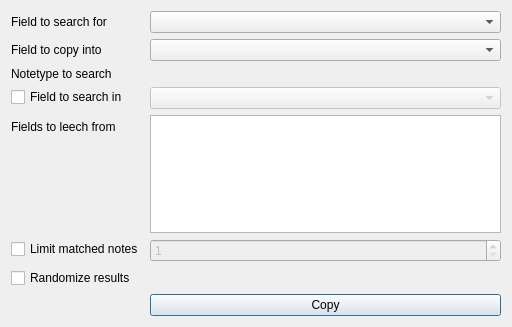
<?xml version="1.0" encoding="UTF-8"?>
<ui version="4.0">
 <class>Dialog</class>
 <widget class="QDialog" name="Dialog">
  <property name="geometry">
   <rect>
    <x>0</x>
    <y>0</y>
    <width>512</width>
    <height>327</height>
   </rect>
  </property>
  <property name="windowTitle">
   <string>Dialog</string>
  </property>
  <layout class="QFormLayout" name="formLayout_2">
   <item row="0" column="0">
    <widget class="QLabel" name="label_5">
     <property name="text">
      <string>Field to search for</string>
     </property>
    </widget>
   </item>
   <item row="0" column="1">
    <widget class="QComboBox" name="searchFieldComboBox"/>
   </item>
   <item row="1" column="0">
    <widget class="QLabel" name="label_6">
     <property name="text">
      <string>Field to copy into</string>
     </property>
    </widget>
   </item>
   <item row="1" column="1">
    <widget class="QComboBox" name="copyIntoFieldComboBox"/>
   </item>
   <item row="2" column="0">
    <widget class="QLabel" name="label_2">
     <property name="text">
      <string>Notetype to search</string>
     </property>
    </widget>
   </item>
   <item row="2" column="1">
    <widget class="QWidget" name="notetypeChooser" native="true"/>
   </item>
   <item row="4" column="0">
    <widget class="QLabel" name="label_4">
     <property name="text">
      <string>Fields to leech from</string>
     </property>
    </widget>
   </item>
   <item row="6" column="0">
    <widget class="QCheckBox" name="matchedNotesLimitCheckBox">
     <property name="text">
      <string>Limit matched notes</string>
     </property>
    </widget>
   </item>
   <item row="6" column="1">
    <widget class="QSpinBox" name="matchedNotesSpinBox">
     <property name="enabled">
      <bool>false</bool>
     </property>
     <property name="minimum">
      <number>1</number>
     </property>
    </widget>
   </item>
   <item row="8" column="1">
    <widget class="QPushButton" name="copyButton">
     <property name="text">
      <string>Copy</string>
     </property>
    </widget>
   </item>
   <item row="3" column="0">
    <widget class="QCheckBox" name="searchInFieldCheckBox">
     <property name="text">
      <string>Field to search in</string>
     </property>
    </widget>
   </item>
   <item row="3" column="1">
    <widget class="QComboBox" name="searchInFieldComboBox">
     <property name="enabled">
      <bool>false</bool>
     </property>
    </widget>
   </item>
   <item row="7" column="0" colspan="2">
    <widget class="QCheckBox" name="randomizeCheckBox">
     <property name="text">
      <string>Randomize results</string>
     </property>
    </widget>
   </item>
   <item row="4" column="1">
    <widget class="QListWidget" name="copyFromListWidget">
     <property name="selectionMode">
      <enum>QAbstractItemView::ExtendedSelection</enum>
     </property>
    </widget>
   </item>
  </layout>
 </widget>
 <tabstops>
  <tabstop>searchFieldComboBox</tabstop>
  <tabstop>copyIntoFieldComboBox</tabstop>
  <tabstop>matchedNotesLimitCheckBox</tabstop>
  <tabstop>matchedNotesSpinBox</tabstop>
  <tabstop>copyButton</tabstop>
 </tabstops>
 <resources/>
 <connections/>
</ui>
